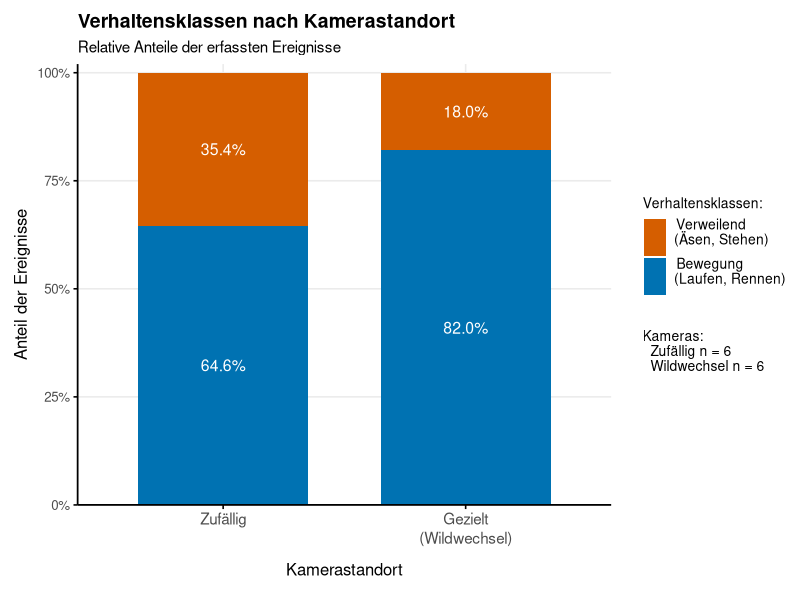
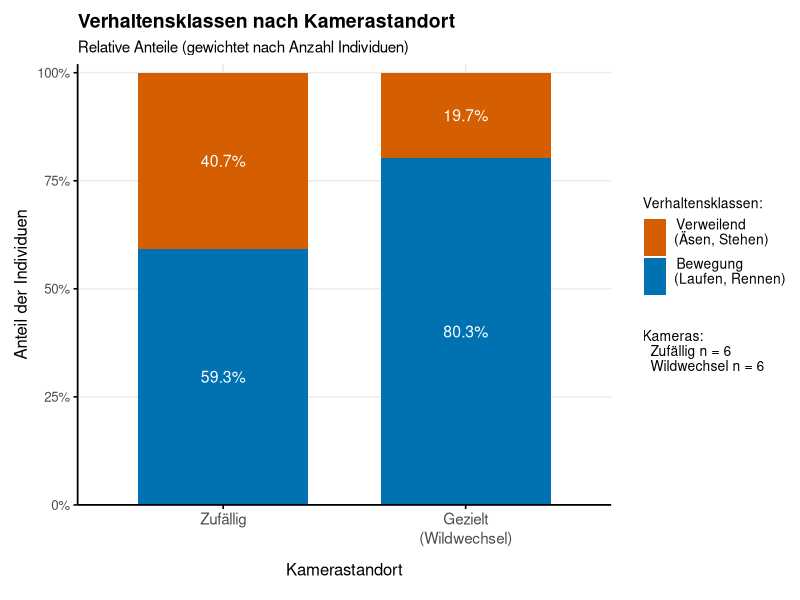
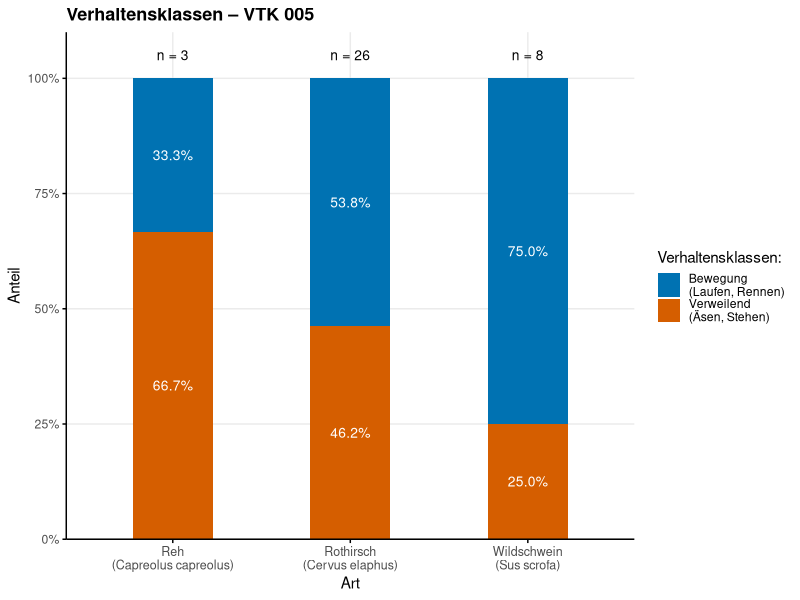
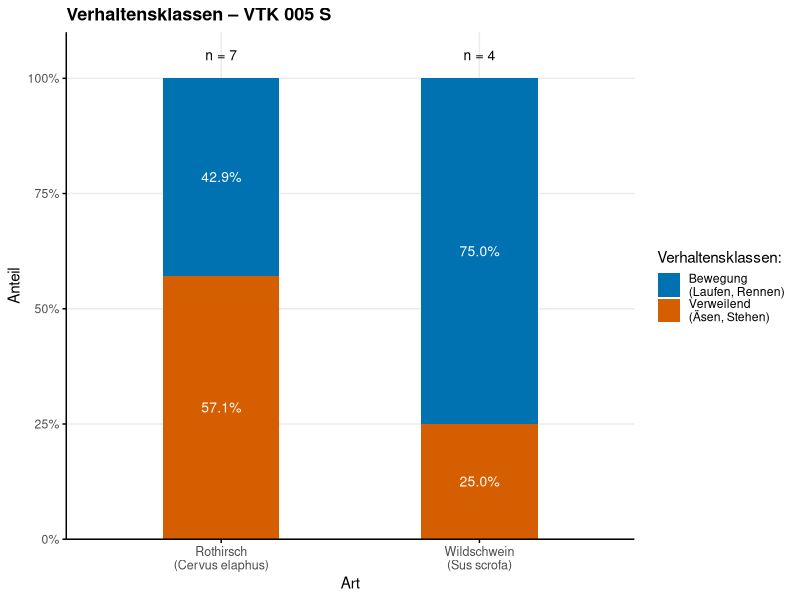
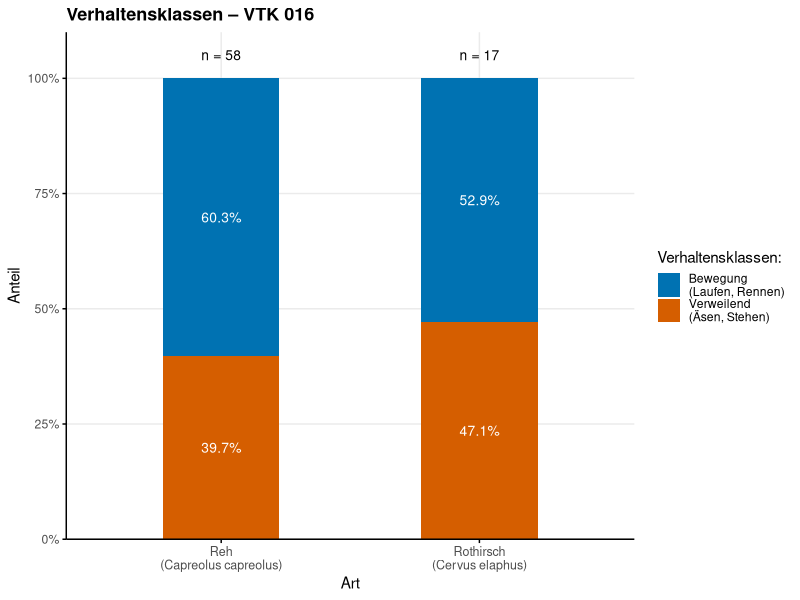
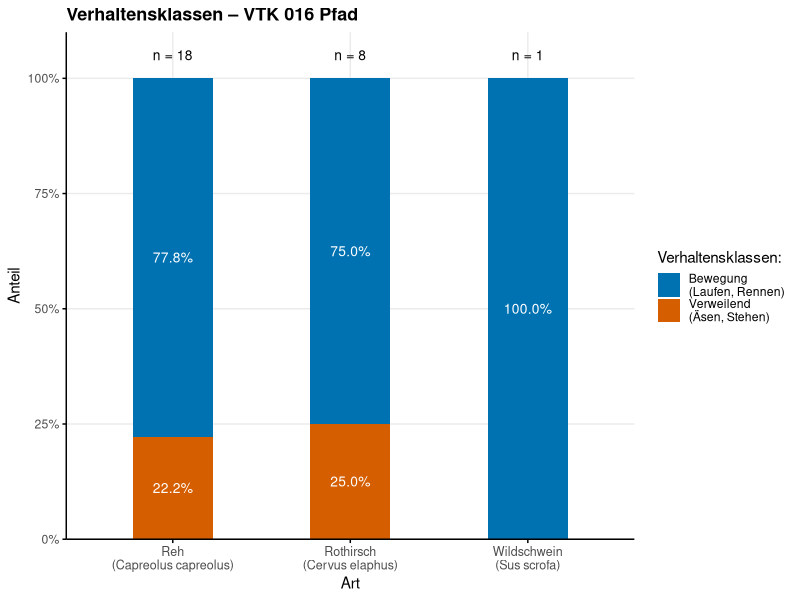
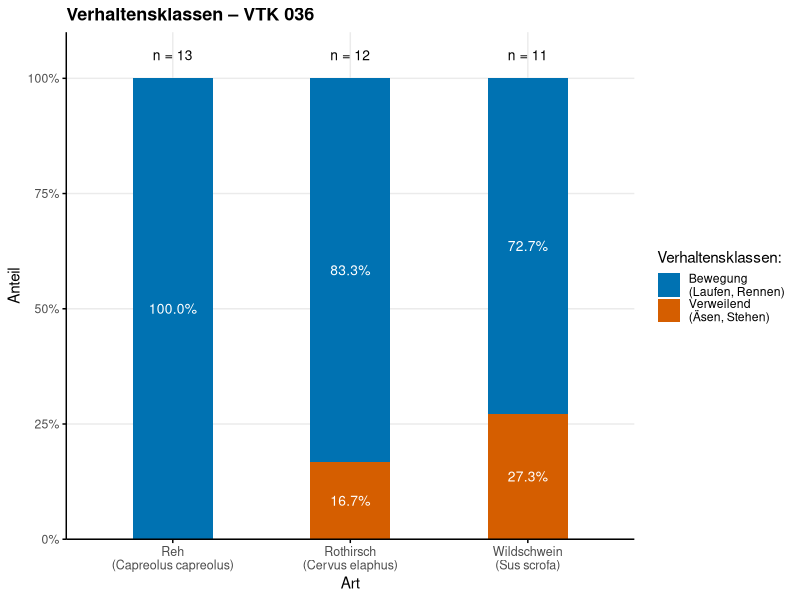
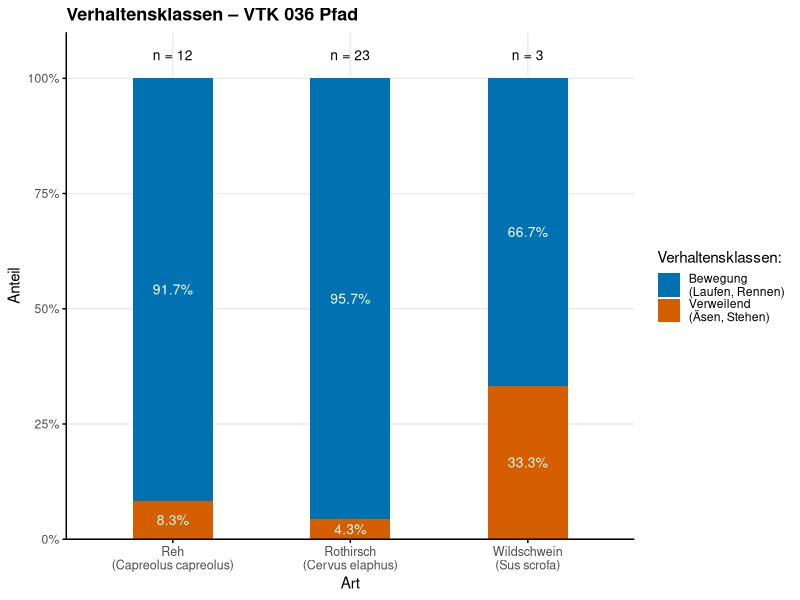

Write R code to recreate these figures, in order.
# ==========================================
# Hypothese 3: Verhaltensklassen nach Kamerastandort
# ============================================

# Ziel: Darstellung der relativen Anteile von Bewegungs- und Verweilereignissen 
# an zufälligen und gezielt an Wildwechseln platzierten Kameras.
# ============================================

# ----- 1) Pakete laden -----
library(cowplot)
library(readxl)
library(dplyr)
library(ggplot2)
library(scales)

# ----- 2) Daten einlesen -----
df <- read_excel("data/Kriterienkatalog.xlsx")

# ----- 3) Kamera VTK 090 ausschließen -----
df <- df %>%
  filter(Camera_id != "VTK 090")

# ----- 4) Kameragruppen und Verhaltensklassen bilden -----
# -> Random = zufällig platzierte Kameras
# -> Targeted = gezielt an Wildwechslen platzierte Kameras
# Die Einzelverhalten werden zu zwei funktionalen Klassen zusammengefasst:
# -> movement = Laufen/Rennen
# -> foraging = Äsen/Stehen
df2 <- df %>%
  mutate(
    Camera_group = case_when(
      Camera_type == "Random" ~ "Random",
      Camera_type %in% c("Hotspot", "Trail") ~ "Targeted",
      TRUE ~ NA_character_
    ),
    Camera_group = factor(Camera_group, levels = c("Random", "Targeted")),
    behaviour_class = case_when(
      Behaviour %in% c("laufen", "rennen") ~ "movement",
      Behaviour %in% c("äsen", "stehen")   ~ "foraging",
      TRUE ~ NA_character_
    )
  ) %>%
  filter(!is.na(Camera_group), !is.na(behaviour_class))

# ----- 5) Anzahl der Kameras pro Kameragruppe berechnen -----
cam_n <- df %>%
  mutate(
    Camera_group = case_when(
      Camera_type == "Random" ~ "Random",
      Camera_type %in% c("Hotspot", "Trail") ~ "Targeted",
      TRUE ~ NA_character_
    ),
    Camera_group = factor(Camera_group, levels = c("Random", "Targeted"))
  ) %>%
  distinct(Camera_group, Camera_id) %>%
  count(Camera_group, name = "n_cameras")

get_n <- function(type) {
  out <- cam_n$n_cameras[cam_n$Camera_group == type]
  if (length(out) == 0) 0 else out
}

n_rand <- get_n("Random")
n_wild <- get_n("Targeted")

camera_info_txt <- paste0(
  "Kameras:\n",
  "  Zufällig n = ", n_rand, "\n",
  "  Wildwechsel n = ", n_wild
)

# ============================================================
# Plot A: relative Anteile nach Ereignissen
# ============================================================

# ----- 6) Ereignisbasierte Anteile berechnen -----
# -> Grundlage sind unabhängige Kamerafallenereignisse. Jedes Ergebnis zählt einmal.
plot_df <- df2 %>%
  group_by(Camera_group, behaviour_class) %>%
  summarise(n_events = n(), .groups = "drop") %>%
  group_by(Camera_group) %>%
  mutate(
    percent = n_events / sum(n_events),
    label   = scales::percent(percent, accuracy = 0.1)
  ) %>%
  ungroup()

# ----- 7) Ereignisbasierte Abbildung erstellen -----
p_base <- ggplot(plot_df, aes(x = Camera_group, y = percent, fill = behaviour_class)) +
  geom_col(width = 0.7) +
  geom_text(
    aes(label = label),
    position = position_stack(vjust = 0.5),
    color = "white", size = 4
  ) +
  scale_y_continuous(labels = percent, expand = expansion(mult = c(0, 0.02))) +
  scale_x_discrete(labels = c(
    "Random"   = "Zufällig",
    "Targeted" = "Gezielt\n(Wildwechsel)"
  )) +
  scale_fill_manual(
    values = c("movement" = "#0072B2", "foraging" = "#D55E00"),
    labels = c(
      "foraging" = "Verweilend\n (Äsen, Stehen)",
      "movement" = "Bewegung\n  (Laufen, Rennen)"
    )
  ) +
  labs(
    title    = "Verhaltensklassen nach Kamerastandort",
    subtitle = "Relative Anteile der erfassten Ereignisse",
    x = "Kamerastandort",
    y = "Anteil der Ereignisse",
    fill = "Verhaltensklassen:"
  ) +
  theme_minimal(base_size = 12) +
  theme(
    plot.title = element_text(face = "bold", size = 14),
    plot.subtitle = element_text(size = 11),
    
    axis.line  = element_line(color = "black", linewidth = 0.6),
    axis.ticks = element_line(color = "black"),
    axis.text.x  = element_text(size = 11, lineheight = 1.05),
    axis.title.x = element_text(margin = margin(t = 12)),
    panel.grid.minor = element_blank(),
    legend.position = "right",
    legend.title = element_text(size = 10),
    legend.text  = element_text(size = 10,  hjust = 0.2),
    plot.margin = margin(t = 10, r = 10, b = 15, l = 10)
  ) +
  guides(
    fill = guide_legend(
      keyheight = unit(10, "pt"),
      label.theme = element_text(margin = margin(b = 8))
    )
  )

# ----- 8) Legende und Kamerazahl separat anordnen -----
p_noleg <- p_base + theme(legend.position = "none")
leg <- cowplot::get_legend(p_base + theme(legend.position = "right"))

right_panel <- cowplot::ggdraw() +
  cowplot::draw_grob(
    leg,
    x = 0, y = 1,
    hjust = 0, vjust = 1,
    width = 1, height = 0.82   
  ) +
  cowplot::draw_label(
    camera_info_txt,
    x = 0.10, y = 0.45,           
    hjust = 0, vjust = 1,
    size = 10
  )

p_final <- cowplot::plot_grid(
  p_noleg,
  right_panel,
  ncol = 2,
  rel_widths = c(1, 0.28)
)

p_final

# ============================================================
# Plot B: relative Anteile nach Individuen
# ============================================================

# ----- 9) Individuengewichtete Anteile berechnen -----
# -> Hier wird nicht jedes Ereignis gleich gezählt, sondern mit der Anzahl der 
# erfassten Individuen gewichtet. 
plot_df_inds <- df2 %>%
  mutate(n_individuals = as.numeric(n_individuals)) %>%
  filter(!is.na(n_individuals)) %>%
  group_by(Camera_group, behaviour_class) %>%
  summarise(n_inds = sum(n_individuals, na.rm = TRUE), .groups = "drop") %>%
  group_by(Camera_group) %>%
  mutate(
    percent = n_inds / sum(n_inds),
    label   = scales::percent(percent, accuracy = 0.1)
  ) %>%
  ungroup()

# ----- 10) Individuengewichtete Abbildung erstellen -----
p_base_inds <- ggplot(plot_df_inds, aes(x = Camera_group, y = percent, fill = behaviour_class)) +
  geom_col(width = 0.7) +
  geom_text(
    aes(label = label),
    position = position_stack(vjust = 0.5),
    color = "white", size = 4
  ) +
  scale_y_continuous(labels = percent, expand = expansion(mult = c(0, 0.02))) +
  scale_x_discrete(labels = c(
    "Random"   = "Zufällig",
    "Targeted" = "Gezielt\n(Wildwechsel)"
  )) +
  scale_fill_manual(
    values = c("movement" = "#0072B2", "foraging" = "#D55E00"),
    labels = c(
      "foraging" = "Verweilend\n (Äsen, Stehen)",
      "movement" = "Bewegung\n  (Laufen, Rennen)"
    )
  ) +
  labs(
    title    = "Verhaltensklassen nach Kamerastandort",
    subtitle = "Relative Anteile (gewichtet nach Anzahl Individuen)",
    x = "Kamerastandort",
    y = "Anteil der Individuen",
    fill = "Verhaltensklassen:"
  ) +
  theme_minimal(base_size = 12) +
  theme(
    plot.title = element_text(face = "bold", size = 14),
    plot.subtitle = element_text(size = 11),
    axis.line  = element_line(color = "black", linewidth = 0.6),
    axis.ticks = element_line(color = "black"),
    axis.text.x  = element_text(size = 11, lineheight = 1.05),
    axis.title.x = element_text(margin = margin(t = 12)),
    panel.grid.minor = element_blank(),
    legend.position = "right",
    legend.title = element_text(size = 10),
    legend.text  = element_text(size = 10, hjust = 0.2),
    plot.margin = margin(t = 10, r = 10, b = 15, l = 10)
  ) +
  guides(
    fill = guide_legend(
      keyheight = unit(10, "pt"),
      label.theme = element_text(margin = margin(b = 8))
    )
  )

p_noleg_inds <- p_base_inds + theme(legend.position = "none")
leg_inds <- cowplot::get_legend(p_base_inds + theme(legend.position = "right"))

right_panel_inds <- cowplot::ggdraw() +
  cowplot::draw_grob(
    leg_inds,
    x = 0, y = 1,
    hjust = 0, vjust = 1,
    width = 1, height = 0.82
  ) +
  cowplot::draw_label(
    camera_info_txt,
    x = 0.10, y = 0.45,
    hjust = 0, vjust = 1,
    size = 10
  )

p_final_inds <- cowplot::plot_grid(
  p_noleg_inds,
  right_panel_inds,
  ncol = 2,
  rel_widths = c(1, 0.28)
)

p_final_inds

# ============================================================
# Ergänzende Diagramme pro Kamera
# ============================================================

# ----- 10) Datensatz für Einzeldiagramme vorbereiten -----
df_cam <- df %>%
  mutate(
    behaviour_class = case_when(
      Behaviour %in% c("laufen", "rennen") ~ "movement",
      Behaviour %in% c("äsen", "stehen") ~ "foraging",
      TRUE ~ NA_character_
    )
  ) %>%
  filter(!is.na(behaviour_class)) %>%
  filter(species %in% c("Cervus elaphus",
                        "Capreolus capreolus",
                        "Sus scrofa"))

# ----- 11) Funktion für Einzeldiagramm pro Kamera -----
make_cam_plot <- function(cam_id) {
  
  plot_df_cam <- df2 %>%
    filter(Camera_id == cam_id) %>%
    count(species, behaviour_class, name = "n") %>%
    group_by(species) %>%
    mutate(
      percent = n / sum(n),
      n_total = sum(n)
    ) %>%
    ungroup()
  
  ggplot(plot_df_cam, aes(x = species, y = percent, fill = behaviour_class)) +
    
    geom_col(width = 0.45, position = position_stack(reverse = TRUE)) +
    
    geom_text(
      aes(label = scales::percent(percent, accuracy = 0.1)),
      position = position_stack(vjust = 0.5, reverse = TRUE),
      color = "white", size = 3.5
    ) +

    geom_text(
      data = distinct(plot_df_cam, species, n_total),
      aes(x = species, y = 1.05, label = paste0("n = ", n_total)),
      inherit.aes = FALSE,
      size = 3.5
    ) +
    
    scale_fill_manual(
      values = c("movement" = "#0072B2", "foraging" = "#D55E00"),
      breaks = c("movement", "foraging"),
      labels = c(
        "movement" = "Bewegung\n(Laufen, Rennen)",
        "foraging" = "Verweilend\n(Äsen, Stehen)"
      )
    ) +
    
    scale_x_discrete(labels = c(
      "Cervus elaphus"      = "Rothirsch\n(Cervus elaphus)",
      "Capreolus capreolus" = "Reh\n(Capreolus capreolus)",
      "Sus scrofa"          = "Wildschwein\n(Sus scrofa)"
    )) +
    
    scale_y_continuous(
      labels = scales::percent,
      limits = c(0, 1.1),
      expand = expansion(mult = c(0, 0))
    ) +
    
    labs(
      title = paste0("Verhaltensklassen – ", cam_id),
      x = "Art",
      y = "Anteil",
      fill = "Verhaltensklassen:"
    ) +
    
    theme_minimal(base_size = 11) +
    theme(
      plot.title = element_text(face = "bold", size = 13),
      panel.grid.minor = element_blank(),
      axis.line = element_line(color = "black"),
      axis.ticks = element_line(color = "black"),
      axis.text.x = element_text(size = 9),
      legend.position = "right"
    )
}

pdf("Behaviour_pro_Kamera.pdf", width = 6, height = 4)

for (cam in sort(unique(df$Camera_id))) {
  print(make_cam_plot(cam))
}

dev.off()
